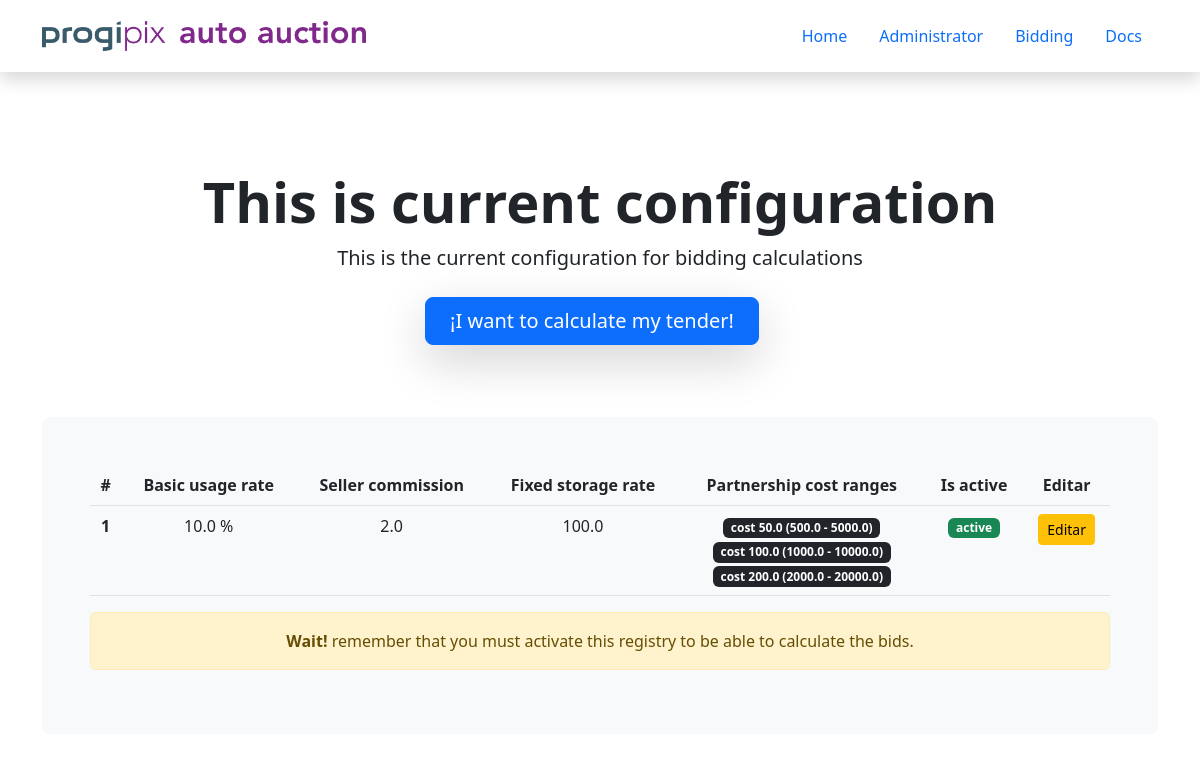
The page /home-administrator on the database as committed earlier.
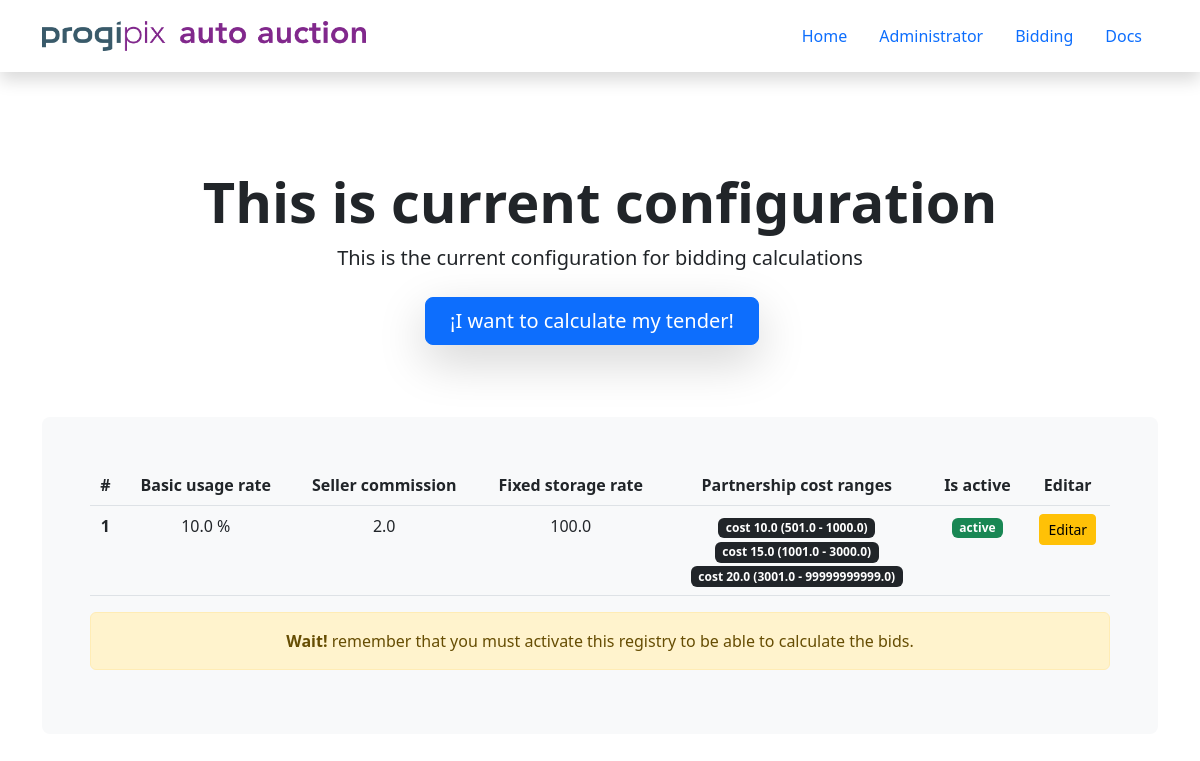
The same page on the database as committed later.
### apps/administrator/models.py (models this page shows, shortened)
class BiddingVariable(models.Model):
    is_active = models.BooleanField(default=False)
    basicusagerate = models.ForeignKey(BasicUsageRate, on_delete=models.CASCADE)
    sellercommission = models.FloatField()
    fixedstoragerate = models.FloatField()
    partnershipcostranges = models.ManyToManyField(PartnershipCostRange)

class BasicUsageRate(models.Model):
    percent =  models.FloatField()
    minimum =  models.FloatField()
    maximum =  models.FloatField()
    def __str__(self):
        return '{} %'.format(self.percent)

class PartnershipCostRange(models.Model):
    cost =  models.FloatField()
    minimum =  models.FloatField()
    maximum =  models.FloatField()
    def __str__(self):
        return 'cost {} ({} - {})'.format(self.cost, self.minimum, self.maximum)

### apps/administrator/views.py (the view)
# urls.py: path('home-administrator', HomeAdministratorView.as_view(), name='administrator-home'),
class HomeAdministratorView(TemplateView):
    template_name = 'administrator/home.html'
    def get_bidding_variables(self):
        return BiddingVariable.objects.all()
    def get_context_data(self, *args, **kwargs):
        context = super().get_context_data(*args, **kwargs)
        context['biddingvariable'] = self.get_bidding_variables()
        return context

### templates/administrator/home.html (shortened to what this page needs)
{% extends 'layout/base.html' %}
{% block main %}
<div class="px-4 pt-5 my-5 text-center">
    <h1 class="display-4 fw-bold">This is current configuration</h1>
    <div class="col-lg-6 mx-auto">
        <p class="lead mb-4">This is the current configuration for bidding calculations</p>
        <div class="d-grid gap-2 d-sm-flex justify-content-sm-center mb-5">
            <a href="{% url 'bidding:calculate-tender' %}" class="btn btn-primary btn-lg px-4 me-sm-3 shadow-lg">¡I want to calculate my tender!</a>
        </div>
    </div>
    <div class="container py-4">
        <div class="p-5 mb-4 bg-light rounded-3">
            {% if biddingvariable %}
            <table class="table">
                <thead>
                    <tr>
                        <th scope="col">#</th>
                        <th scope="col">Basic usage rate</th>
                        <th scope="col">Seller commission</th>
                        <th scope="col">Fixed storage rate</th>
                        <th scope="col">Partnership cost ranges</th>
                        <th scope="col">Is active</th>
                        <th scope="col">Editar</th>
                    </tr>
                </thead>
                <tbody>
                    {% for bv in biddingvariable %}
                    <tr>
                        <th scope="row">{{forloop.counter}}</th>
                        <td>{{bv.basicusagerate}}</td>
                        <td>{{bv.sellercommission}}</td>
                        <td>{{bv.fixedstoragerate}}</td>
                        <td>{% for range in bv.partnershipcostranges.all %}<span class="badge bg-dark">{{range}}</span> <br />{% endfor %}</td>
                        <td>
                            {% if bv.is_active %}
                            <span class="badge bg-success">active</span>
                            {% else %}
                            <span class="badge bg-secondary">disabled</span>
                            {% endif %}
                        </td>
                        <td><a class="btn btn-sm btn-warning" href="{% url 'administrator:biddingvariable-update' bv.pk %}">Editar</a></td>
                    </tr>
                    {% endfor %}
                </tbody>
            </table>
            {% endif %}
            <div class="alert alert-warning" role="alert"> <b>Wait!</b> remember that you must activate this registry to be able to calculate the bids.</div>
        </div>
    </div>
</div>
{% endblock main %}

### templates/layout/base.html (shortened to what this page needs)
{% load static %}
<!DOCTYPE html>
<html lang="en">
    <head>
        <link
            href="https://cdn.jsdelivr.net/npm/bootstrap@5.2.0-beta1/dist/css/bootstrap.min.css"
            rel="stylesheet"
        />
        <link rel="stylesheet" href="https://cdn.jsdelivr.net/npm/bootstrap-icons@1.8.3/font/bootstrap-icons.css" />
    </head>
    <body>
        <div class="container-fluid shadow">
            <div class="container">
                <header class="d-flex flex-wrap justify-content-center py-3 mb-4">
                    <a href="{% url 'bidding:home-bidding' %}" class="d-flex align-items-center mb-3 mb-md-0 me-md-auto text-dark text-decoration-none">
                        <img src="{% static 'images/progipix-auto-auction.png' %}" alt="progi home" height="30px" />
                    </a>
                    <ul class="nav nav-pills">
                        <li class="nav-item"><a href="{% url 'bidding:home-bidding' %}" class="nav-link">Home</a></li>
                        <li class="nav-item"><a href="{% url 'administrator:administrator-home' %}" class="nav-link">Administrator</a></li>
                        <li class="nav-item"><a href="{% url 'bidding:calculate-tender' %}" class="nav-link">Bidding</a></li>
                        <li class="nav-item"><a href="{% url 'bidding:docs' %}" class="nav-link">Docs</a></li>
                    </ul>
                </header>
            </div>
        </div>
        {% block main %} {% endblock main %}
    </body>
</html>

Rows that differ between the two databases and show on the page:
removed PartnershipCostRange: cost+minimum+maximum "cost 50.0 (500.0 - 5000.0)", shown under "10.0 %"
removed PartnershipCostRange: cost+minimum+maximum "cost 100.0 (1000.0 - 10000.0)", shown under "10.0 %"
removed PartnershipCostRange: cost+minimum+maximum "cost 200.0 (2000.0 - 20000.0)", shown under "10.0 %"
added PartnershipCostRange: cost+minimum+maximum "cost 10.0 (501.0 - 1000.0)", shown under "10.0 %"
added PartnershipCostRange: cost+minimum+maximum "cost 15.0 (1001.0 - 3000.0)", shown under "10.0 %"
added PartnershipCostRange: cost+minimum+maximum "cost 20.0 (3001.0 - 99999999999.0)", shown under "10.0 %"
